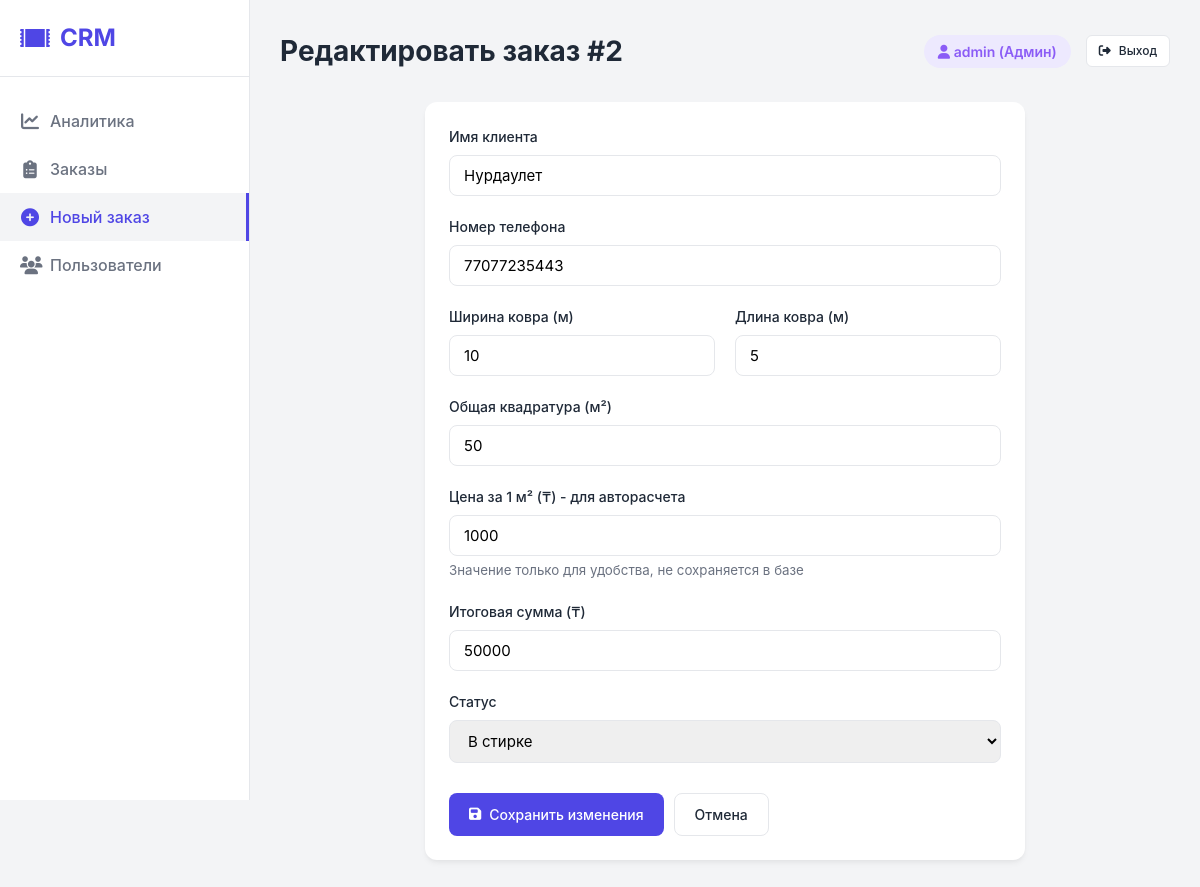
The app's page /order_form.php?id=2 (signed in) with its own data.
### tables this page shows
CREATE TABLE orders (
                id INTEGER PRIMARY KEY AUTOINCREMENT,
                client_name TEXT NOT NULL,
                client_phone TEXT NOT NULL,
                carpet_width REAL,
                carpet_length REAL,
                total_area REAL,
                total_price REAL,
                status TEXT DEFAULT 'Новый',
                created_at DATETIME DEFAULT CURRENT_TIMESTAMP
            , status_new_at DATETIME, status_washing_at DATETIME, status_drying_at DATETIME, status_ready_at DATETIME, status_delivered_at DATETIME, status_cancelled_at DATETIME);

### db.php (called while the page is built, shortened)
<?php
$statuses = [
    'Новый' => 'status-new',
    'В стирке' => 'status-washing',
    'Сушится' => 'status-drying',
    'Готов' => 'status-ready',
    'Доставлен' => 'status-delivered',
    'Отменен' => 'status-cancelled'
];
?>

### order_form.php (the view, shortened to what this page needs)
<?php
require_once 'db.php';
$id = isset($_GET['id']) ? (int)$_GET['id'] : 0;
$order = null;
if ($id > 0) {
    $stmt = $pdo->prepare("SELECT * FROM orders WHERE id = ?");
    $stmt->execute([$id]);
    $order = $stmt->fetch();
}
require_once 'header.php';
?>
<div class="card" style="max-width: 600px; margin: 0 auto;">
    <form action="" method="POST">
        <div class="form-group">
            <label>Имя клиента</label>
            <input type="text" name="client_name" class="form-control" value="<?= $order ? htmlspecialchars($order['client_name']) : '' ?>" required>
        </div>
        <div class="form-group">
            <label>Номер телефона</label>
            <input type="text" name="client_phone" class="form-control" value="<?= $order ? htmlspecialchars($order['client_phone']) : '' ?>" placeholder="+7 (___) ___-__-__" required>
        </div>
        <div style="display: flex; gap: 20px; flex-wrap: wrap;">
            <div class="form-group" style="flex: 1; min-width: 150px;">
                <label>Ширина ковра (м)</label>
                <input type="number" step="0.01" name="carpet_width" id="width" class="form-control" value="<?= $order ? $order['carpet_width'] : '' ?>" required oninput="calculate()">
            </div>
            <div class="form-group" style="flex: 1; min-width: 150px;">
                <label>Длина ковра (м)</label>
                <input type="number" step="0.01" name="carpet_length" id="length" class="form-control" value="<?= $order ? $order['carpet_length'] : '' ?>" required oninput="calculate()">
            </div>
        </div>
        <div class="form-group">
            <label>Общая квадратура (м²)</label>
            <input type="number" step="0.01" name="total_area" id="area" class="form-control" value="<?= $order ? $order['total_area'] : '' ?>" required>
        </div>
        <div class="form-group">
            <label>Цена за 1 м² (₸) - для авторасчета</label>
            <input type="number" id="price_per_sqm" class="form-control" value="1000" oninput="calculate()">
            <small style="color: var(--text-muted); display: block; margin-top: 5px;">Значение только для удобства, не сохраняется в базе</small>
        </div>
        <div class="form-group">
            <label>Итоговая сумма (₸)</label>
            <input type="number" step="1" name="total_price" id="total_price" class="form-control" value="<?= $order ? $order['total_price'] : '' ?>" required>
        </div>
        <div class="form-group">
            <label>Статус</label>
            <select name="status" class="form-control">
                <?php foreach($statuses as $name => $class): ?>
                    <option value="<?= $name ?>" <?= ($order && $order['status'] === $name) ? 'selected' : '' ?>><?= $name ?></option>
                <?php endforeach; ?>
            </select>
        </div>
        <div style="margin-top: 30px; display: flex; gap: 10px;">
            <button type="submit" class="btn"><i class="fa-solid fa-save"></i> <?= $id > 0 ? 'Сохранить изменения' : 'Создать заказ' ?></button>
            <a href="orders.php" class="btn btn-secondary">Отмена</a>
        </div>
    </form>
</div>
<?php require_once 'footer.php'; ?>

### css/style.css (style rules this page uses)
:root { --primary: #4f46e5; --primary-hover: #4338ca; --bg-color: #f3f4f6; --card-bg: #ffffff; --text-main: #1f2937; --text-muted: #6b7280; --border-color: #e5e7eb; --success: #10b981; --warning: #f59e0b; --danger: #ef4444; --info: #3b82f6; --new: #8b5cf6; }
* { box-sizing: border-box; margin: 0; padding: 0; font-family: 'Inter', -apple-system, BlinkMacSystemFont, "Segoe UI", Roboto, sans-serif; }
body { background-color: var(--bg-color); color: var(--text-main); line-height: 1.5; overflow-x: hidden; max-width: 100%; }
.card { background: var(--card-bg); border-radius: 12px; padding: 24px; box-shadow: 0 4px 6px -1px rgba(0, 0, 0, 0.05), 0 2px 4px -1px rgba(0, 0, 0, 0.03); margin-bottom: 24px; }
.btn { display: inline-flex; align-items: center; justify-content: center; gap: 8px; padding: 10px 20px; background: var(--primary); color: white; border: none; border-radius: 8px; font-weight: 500; cursor: pointer; text-decoration: none; transition: background 0.2s; font-size: 14px; }
.btn-secondary { background: #fff; color: var(--text-main); border: 1px solid var(--border-color); }
.form-group { margin-bottom: 20px; }
.form-group label { display: block; margin-bottom: 8px; font-weight: 500; font-size: 14px; }
.form-control { width: 100%; padding: 10px 14px; border: 1px solid var(--border-color); border-radius: 8px; font-size: 15px; transition: border-color 0.2s; }

### records on screen
orders: client_name "Нурдаулет", client_phone "77077235443", carpet_width "10", carpet_length "5", total_area "50", total_price "50000", status "В стирке"

### other values on screen
$page_title "Редактировать заказ #2"
$_SESSION['username'] "admin"
